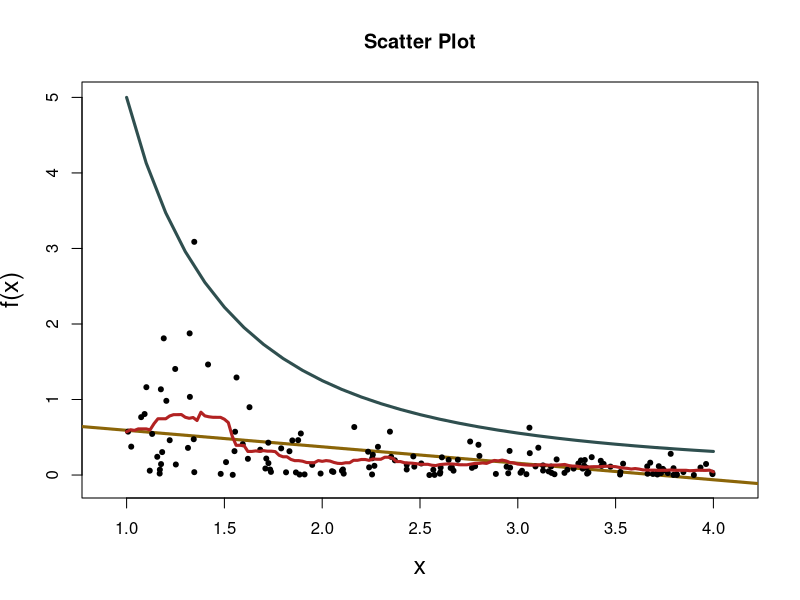
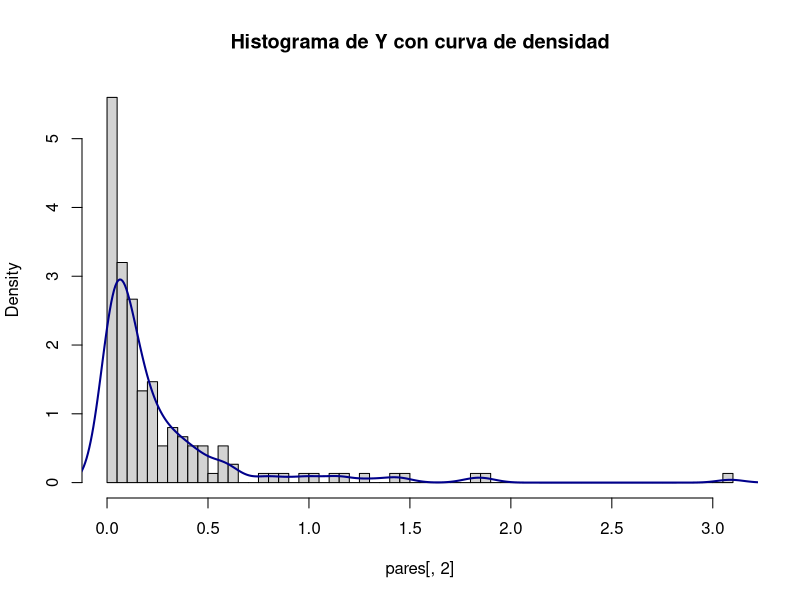

These charts were generated, in order, by the following R code:
#TP 2 proba

set.seed(323)
x <- runif (150)*3 + 1
u <- runif(150)
y <- (-log(1-u))/x^2 #Y/X=x

pares <- t(matrix(c(x,y),nrow = 2,byrow = TRUE))

ex<-mean(x) #promedio de las X
ey<-mean(y) #promedio de las y
vx<-mean((x-ex)^2) #varianza de X
cxy<-mean((x-ex)*(y-ey)) #covarianza entre X e Y

a<-cxy/vx #pendiente recta regresión
b<-mean(y)-a*mean(x) #ordenada al origen

m <- seq(1,4,0.1)

plot(m,
     5/(m^2),
     xlab = 'x',
     ylab = 'f(x)',
     type = 'l',
     lwd = 3,
     col = 'darkslategray',
     xlim = c(0.9,4.1),
     ylim = c(-.1,5),
     cex.lab = 1.5,
     main = 'Scatter Plot')
abline(a=b,b=a,col= '#8B6508', lwd = 3)
points(pares, pch = 20, col = "black")


NW <- function(j,h){
  ñ = c()
  l = 0
  for(i in 1:length(pares[,1])){
    if(abs(pares[i,1] - j) <= h){
       l = l+1
       ñ <- c(ñ,pares[i,2])}}
  k <- mean(ñ)
  return(k)
}


NW2 <- function(){
  x <- c()
  for(i in seq(1,4,0.02)){
    x <- c(x,NW(i,0.2))}
    return(x)
}



#NW y NW2 son usados para realizar el cálculo teórico del método de Nadarama-Watson detallado en el informe
#(elgir en esta función el valor de h cambiando la segunda variable en el vector(NW(i,0.5)))

#Aqui debajo dejamos opciones para graficar los incisos D y E
#Las del inciso D se deben graficar por sobre el plot anterior.

#D)
x <- NW2()
lines(seq(1,4,0.02),x,col="firebrick",lwd=3)

#E)
hist(pares[,2],breaks=50, main ="Histograma de Y con curva de densidad",prob=TRUE)
lines(density(pares[,2]), lwd = 2, col = 'darkblue')
